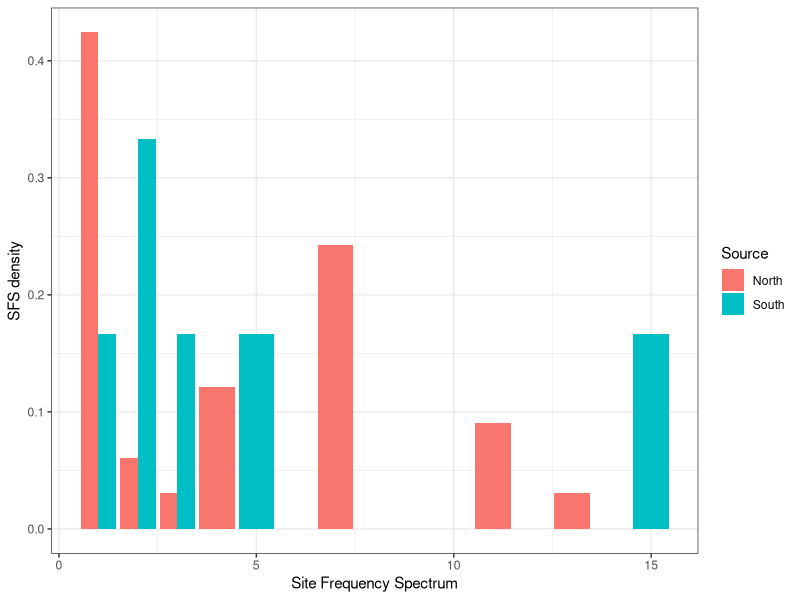
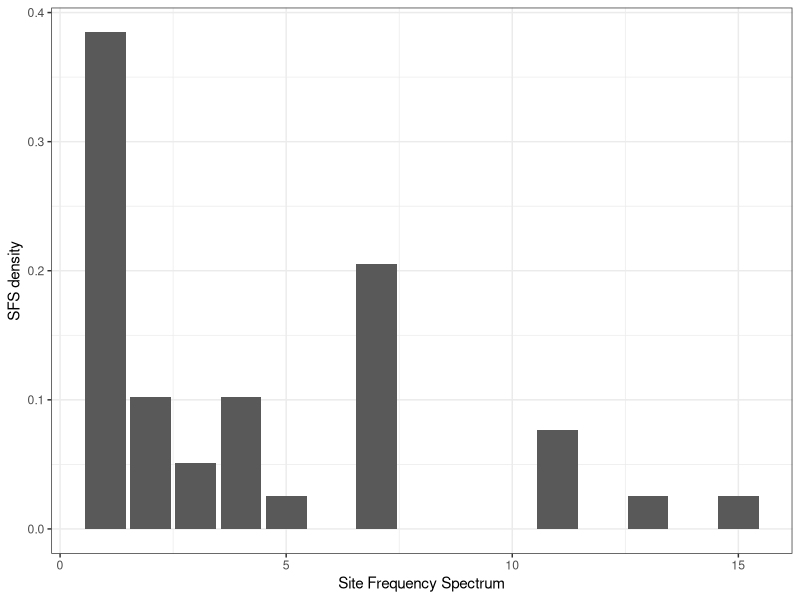

Reproduce these figures in R, in order.
#!/bin/env R

# Author: PokMan Ho pok.ho19@imperial.ac.uk
# Script: coalescence.R
# Desc: classwork program based on killer whale data files
# Input: Rscript coalescence.R
# Output: R terminal output
# Arguments: 0
# Date: Nov 2019

## Hypothesis: Population sizes of Northern and Southern Atlantic killer whales different

## lib
library(ggplot2)

## raw
a.N<-read.csv("../Data/killer_whale_North.csv", header = F)
a.S<-read.csv("../Data/killer_whale_South.csv", header = F)
sn<-dim(a.N)[2]

## get SNP
a.0<-c();for(i in 1:dim(a.N)[2]){if(length(unique(a.N[,i]))>1){a.0<-c(a.0,i)}};rm(i);a.N<-a.N[,a.0];rm(a.0)
a.0<-c();for(i in 1:dim(a.S)[2]){if(length(unique(a.S[,i]))>1){a.0<-c(a.0,i)}};rm(i);a.S<-a.S[,a.0];rm(a.0)

## result df
res<-as.data.frame(matrix(nrow = 4, ncol = 0))
res$source<-c(rep("a.N",2),rep("a.S",2))
res$func<-c("Watterson","Tajima")
## Watterson's estimator
wat<-function(df){
  S=dim(df)[2]
  n=dim(df)[1]
  a<-rep(NA,(n-1))
  for(i in 1:(n-1)){a[i]<-1/i};rm(i)
  a<-sum(a)
  return(S/a)
}

## Tajima's estimator
taj<-function(df){
  n=dim(df)[1]
  a=rep(NA,(n-1)^2)
  for(i in 1:(n-1)){
    for(j in (i+1):n){
      ij<-0
      for(p in 1:dim(df)[2]){
        if(isTRUE(df[i,p]!=df[j,p])){ij<-ij+1}
      };rm(p)
      a<-c(a,ij)
    };rm(j)
  };rm(i)
  return(sum(a, na.rm = T)*2/(n*(n-1)))
}

res$est<-c(wat(a.N), taj(a.N), wat(a.S), taj(a.S))

## total substitution
theta<-4*dim(a.N)[1]*1e-8*sn

## effective popn size
res$effective<-res$est/(4*sn*1e-8)

{## site frequency spectrum flattens (from lower freq side, exp-dist -> flat) when popultion drops
  res.p<-as.data.frame(matrix(nrow = (dim(a.N)[2]+dim(a.S)[2]), ncol = 1))[,-1]
  res.p$source<-c(rep("a.N",dim(a.N)[2]),rep("a.S",dim(a.S)[2]))
  for(i in 1:dim(a.N)[2]){res.p[i,2]<-sum(a.N[,i])};rm(i)
  for(i in 1:dim(a.S)[2]){res.p[(i+dim(a.N)[2]),2]<-sum(a.S[,i])};rm(i)
  a.N.count<-table(res.p[which(res.p$source=="a.N"),2])
  a.N.count<-data.frame("s"=names(a.N.count),"d"=unname(a.N.count)/sum(unname(a.N.count)))[,-2]
  a.N.count$t<-"a.N"
  a.S.count<-table(res.p[which(res.p$source=="a.S"),2])
  a.S.count<-data.frame("s"=names(a.S.count),"d"=unname(a.S.count)/sum(unname(a.S.count)))[,-2]
  a.S.count$t<-"a.S"
  
  a.NS<-rbind(a.N.count, a.S.count);rm(a.N.count, a.S.count)
  a.tot<-table(res.p[,2])
  a.tot<-data.frame("s"=names(a.tot),"d"=unname(a.tot)/sum(unname(a.tot)))[,-2]
}

ggplot()+theme_bw()+
  xlab("Site Frequency Spectrum")+ylab("SFS density")+
  scale_fill_discrete(name="Source", label=c("North", "South"))+
  geom_col(aes(x=as.numeric(as.character(a.NS$s)), y=as.numeric(a.NS$d.Freq), fill=a.NS$t), position="dodge") ## <https://stackoverflow.com/questions/38101512/the-same-width-of-the-bars-in-geom-barposition-dodge>

ggplot()+theme_bw()+
  xlab("Site Frequency Spectrum")+ylab("SFS density")+
  geom_col(aes(x=as.numeric(as.character(a.tot$s)), y=as.numeric(a.tot$d.Freq)))
